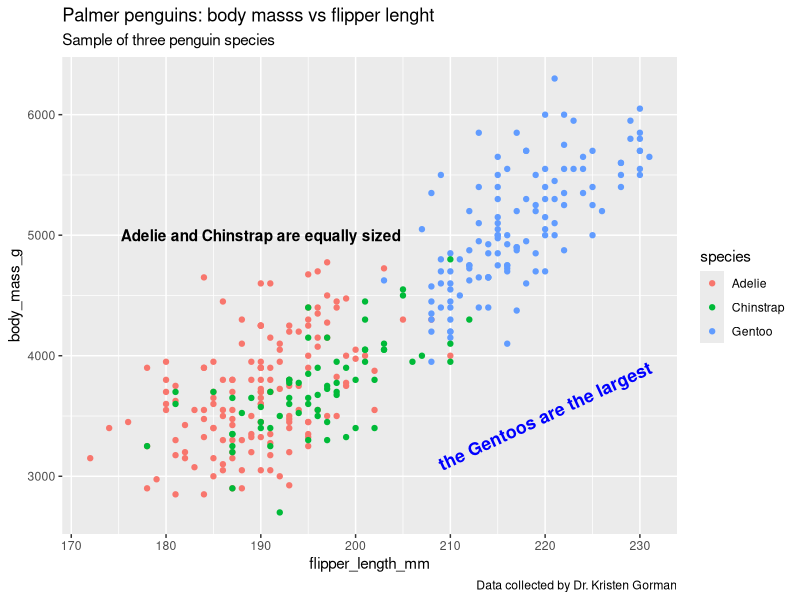
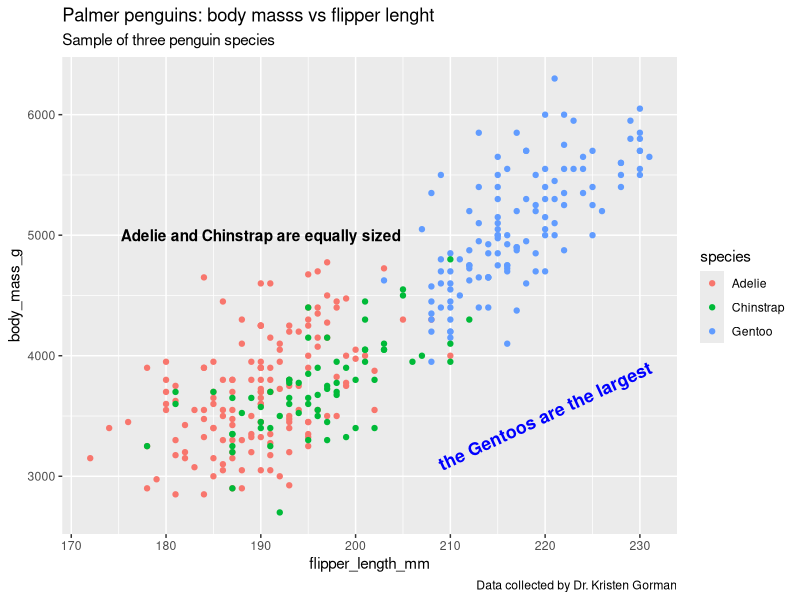

Generate these figures, in order, with R:
# c7w4 ggplot annotations
library(tidyverse)
library(palmerpenguins)
data(penguins)

plot <- ggplot(data=penguins)+
  geom_point(mapping = aes(x=flipper_length_mm, y=body_mass_g, color=species))+
  labs(title="Palmer penguins: body masss vs flipper lenght", 
       subtitle="Sample of three penguin species",
       caption="Data collected by Dr. Kristen Gorman")+
  annotate("text", x=220, y =3500, label="the Gentoos are the largest", 
           color="blue", fontface="bold", size=4.5, angle=25)

plot + annotate("text", x=190, y=5000,
               label="Adelie and Chinstrap are equally sized", color="black",
             fontface="bold")
ggsave("ThreePenguinSpecies.png")

